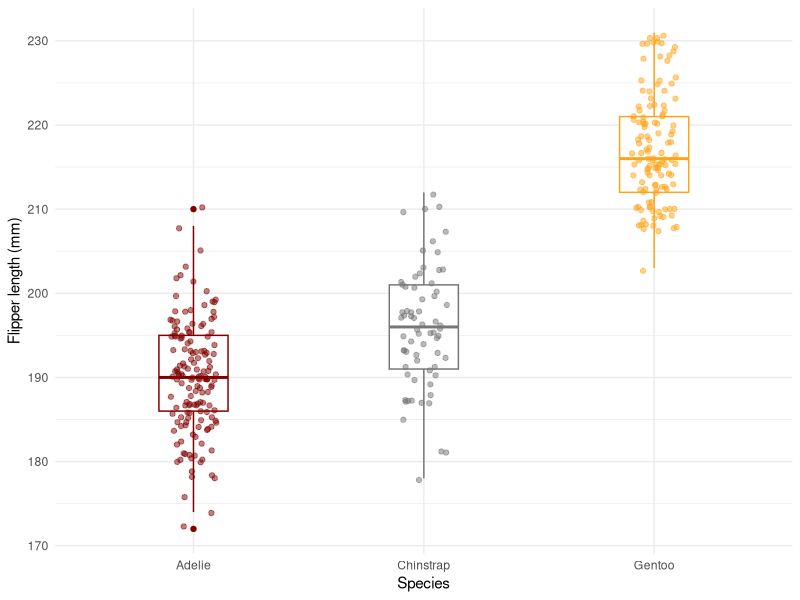
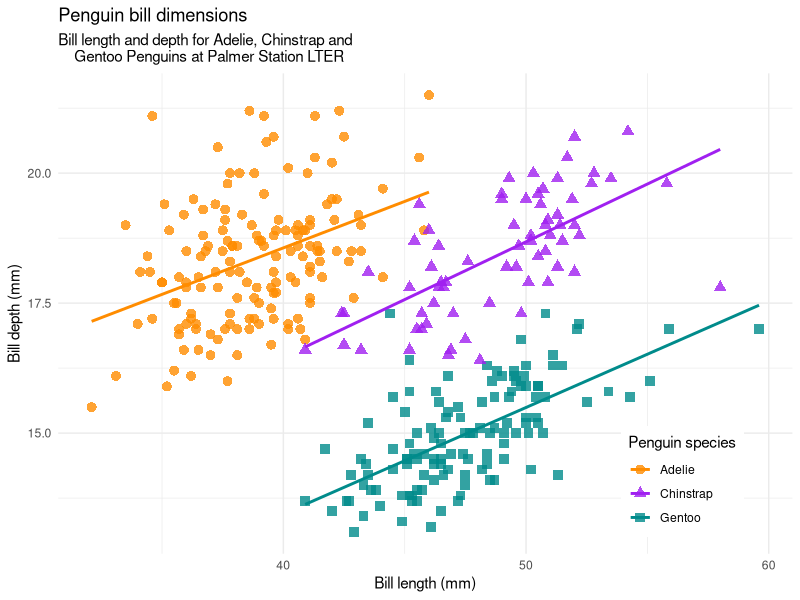
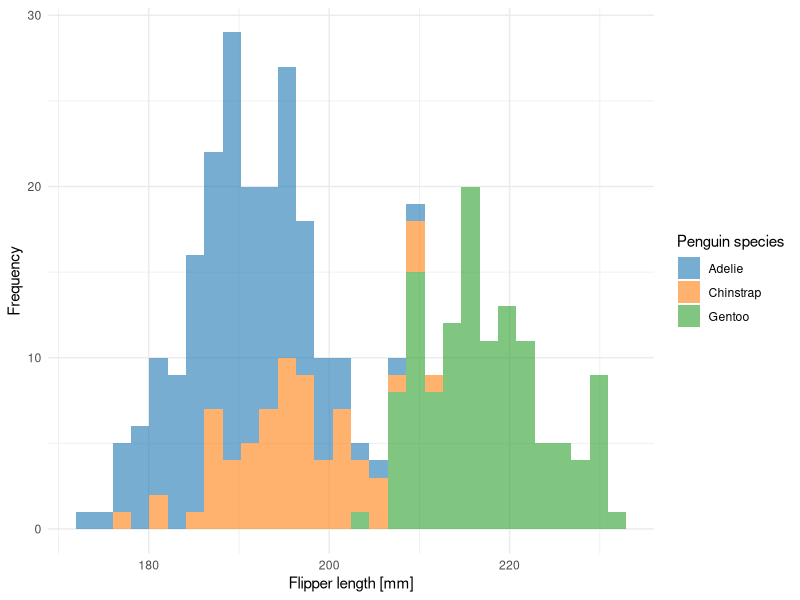
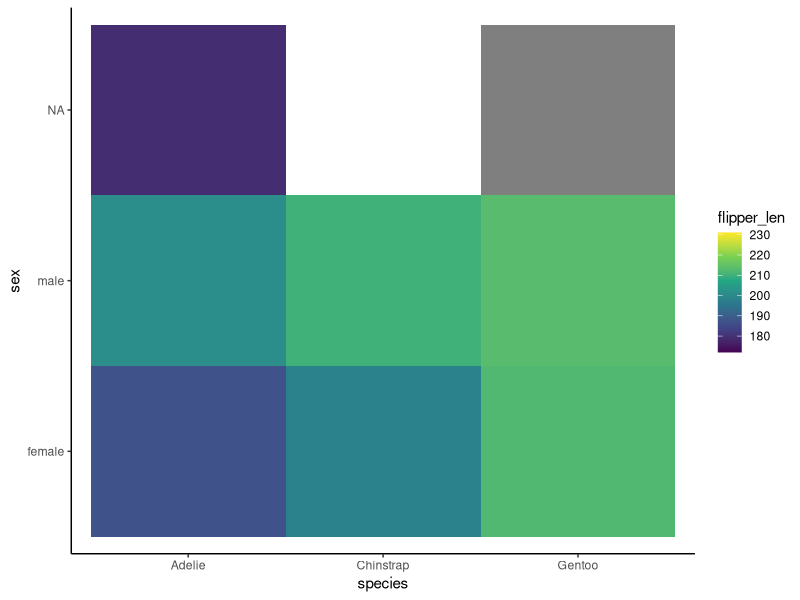
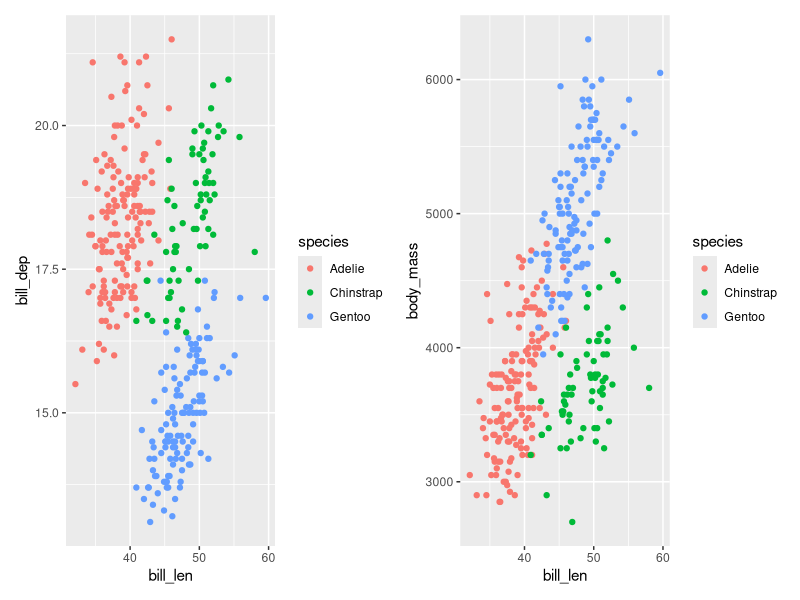
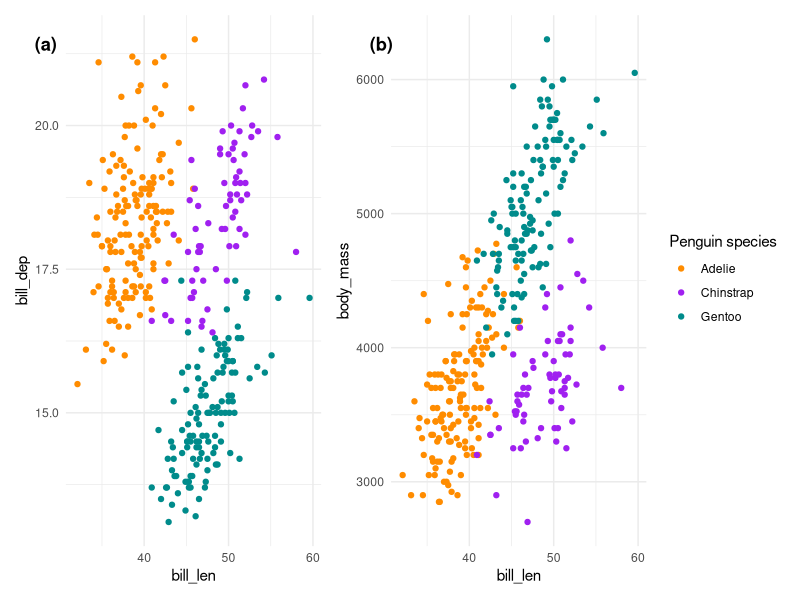

Write the R code that produced these figures, in order.
## ---- chunk 1
#| message: false
# install.packages("tidyverse")
library(tidyverse)
## ---- chunk 2
#| warning: false
ggplot(penguins, aes(species, flipper_len, color = species)) +
  geom_boxplot(width = 0.3) +
  geom_point(
    alpha = 0.5,
    position = position_jitter(width = 0.1, seed = 123)
  ) +
  ggsci::scale_color_uchicago() +
  labs(x = "Species", y = "Flipper length (mm)") +
  theme_minimal() +
  theme(legend.position = "none")
## ---- chunk 3
#| warning: false
#| message: false
ggplot(
  data = penguins,
  aes(
    x = bill_len,
    y = bill_dep,
    color = species,
    shape = species
  )
) +
  geom_point(size = 3, alpha = 0.8) +
  geom_smooth(method = "lm", se = FALSE) +
  scale_color_manual(values = c("darkorange", "purple", "cyan4")) +
  labs(
    title = "Penguin bill dimensions",
    subtitle = "Bill length and depth for Adelie, Chinstrap and
    Gentoo Penguins at Palmer Station LTER",
    x = "Bill length (mm)",
    y = "Bill depth (mm)",
    color = "Penguin species",
    shape = "Penguin species"
  ) +
  theme_minimal() +
  theme(
    legend.position = c(0.85, 0.15),
    legend.background = element_rect(fill = "white", color = NA)
  )
## ---- chunk 4
# First save the plot in a variable
flipper_box <- ggplot(penguins, aes(species, flipper_len, color = species)) +
  geom_boxplot(width = 0.3) +
  geom_jitter(alpha = 0.5, position = position_jitter(width = 0.2, seed = 123)) +
  ggsci::scale_color_uchicago() +
  labs(x = "Species", y = "Flipper length (mm)") +
  theme_minimal() +
  theme(legend.position = "none")
## ---- chunk 5
ggplot(penguins, aes(x = flipper_len, fill = species)) +
  geom_histogram(alpha = 0.6) +
  ggsci::scale_fill_d3() +
  labs(
    y = "Frequency",
    x = "Flipper length [mm]",
    fill = "Penguin species"
  ) +
  theme_minimal()
## ---- chunk 6
ggplot(penguins, aes(
  x = species,
  y = sex,
  fill = flipper_len
)) +
  geom_tile() +
  scale_fill_viridis_c() +
  theme_classic()
## ---- chunk 7
#| warning: false
library(patchwork)
# Collecting legends and defining a common theme
plot_1 <- ggplot(penguins, aes(
  x = bill_len, y = bill_dep,
  color = species
)) +
  geom_point()

plot_2 <- ggplot(penguins, aes(
  x = bill_len, y = body_mass,
  color = species
)) +
  geom_point()

# Simple combination of 2 plots in patchwork
plot_1 + plot_2

## ---- chunk 8
#| warning: false
# more complex combination with annotation and definition of shared layers
final_plot <- plot_1 + plot_2 +
  plot_layout(guides = "collect") +
  plot_annotation(tag_levels = "a", tag_prefix = "(", tag_suffix = ")") &
  theme_minimal() &
  scale_color_manual(values = c("darkorange", "purple", "cyan4")) &
  labs(
    color = "Penguin species"
  ) &
  theme(
    plot.tag.position = c(0.1, 0.95),
    plot.tag = element_text(face = "bold")
  )

final_plot
